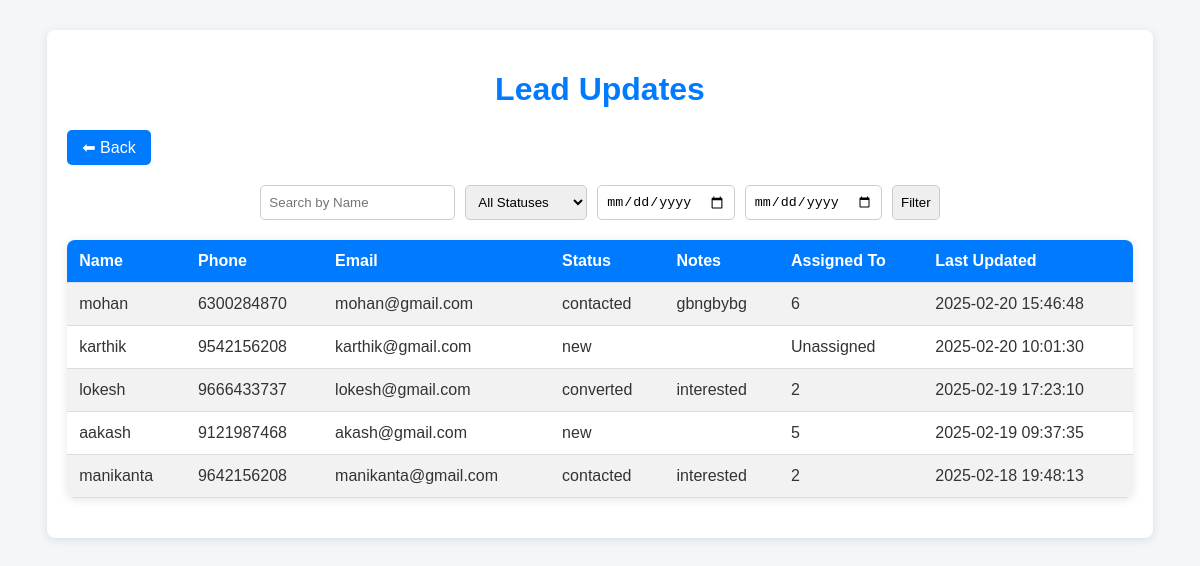
/lead_updates.php, run on the app's committed database.
### tables this page shows
CREATE TABLE `leads` (
  `id` int(11) NOT NULL,
  `name` varchar(100) NOT NULL,
  `phone` varchar(15) NOT NULL,
  `status` enum('new','contacted','converted','not interested') DEFAULT 'new',
  `notes` text DEFAULT NULL,
  `assigned_to` int(11) DEFAULT NULL,
  `email` varchar(255) DEFAULT NULL,
  `lead_name` varchar(255) DEFAULT NULL,
  `telecaller_id` int(11) DEFAULT NULL,
  `updated_at` timestamp NOT NULL DEFAULT current_timestamp() ON UPDATE current_timestamp()
);

### lead_updates.php (the view, shortened to what this page needs)
<?php
include('db_connection.php');
$name_filter = $_GET['name'] ?? '';
$start_date = $_GET['start_date'] ?? '';
$end_date = $_GET['end_date'] ?? '';
$query = "SELECT id, name, phone, email, status, notes, assigned_to, updated_at FROM leads WHERE 1";
$query .= " ORDER BY updated_at DESC";
$leads = $conn->query($query);
?>
<!DOCTYPE html>
<html lang="en">
<head>
</head>
<body>
    <div class="container">
        <h1>Lead Updates</h1>
        <a href="javascript:history.back()" class="back-btn">⬅ Back</a>
        <form method="GET" class="filters">
            <input type="text" name="name" placeholder="Search by Name" value="<?= htmlspecialchars($name_filter) ?>">
            <select name="status">
                <option value="">All Statuses</option>
            </select>
            <input type="date" name="start_date" value="<?= htmlspecialchars($start_date) ?>">
            <input type="date" name="end_date" value="<?= htmlspecialchars($end_date) ?>">
            <button type="submit">Filter</button>
        </form>
        <table>
            <tr>
                <th>Name</th>
                <th>Phone</th>
                <th>Email</th>
                <th>Status</th>
                <th>Notes</th>
                <th>Assigned To</th>
                <th>Last Updated</th>
            </tr>
            <?php while ($lead = $leads->fetch_assoc()): ?>
                <tr>
                    <td><?= htmlspecialchars($lead['name']); ?></td>
                    <td><?= htmlspecialchars($lead['phone']); ?></td>
                    <td><?= htmlspecialchars($lead['email']); ?></td>
                    <td><?= htmlspecialchars($lead['status']); ?></td>
                    <td><?= htmlspecialchars($lead['notes']); ?></td>
                    <td><?= htmlspecialchars($lead['assigned_to'] ?? 'Unassigned'); ?></td>
                    <td><?= htmlspecialchars($lead['updated_at']); ?></td>
                </tr>
            <?php endwhile; ?>
        </table>
    </div>
</body>
</html>

### lead_updates.php (style rules this page uses)
body { font-family: Arial, sans-serif; background-color: #f4f7fa; color: #333; }
.container { width: 90%; margin: 30px auto; background-color: #fff; padding: 20px; border-radius: 8px; box-shadow: 0 2px 10px rgba(0, 0, 0, 0.1); }
h1 { text-align: center; color: #007bff; }
.filters { display: flex; gap: 10px; justify-content: center; margin-bottom: 20px; }
.filters input, .filters select, .filters button { padding: 8px; border: 1px solid #ccc; border-radius: 5px; }
table { width: 100%; border-collapse: collapse; margin: 20px 0; font-size: 1rem; border-radius: 8px; overflow: hidden; box-shadow: 0 2px 10px rgba(0, 0, 0, 0.1); }
table th, table td { padding: 12px; text-align: left; border-bottom: 1px solid #ddd; }
table th { background-color: #007bff; color: #fff; }
table tr:nth-child(even) { background-color: #f2f2f2; }
.back-btn { display: inline-block; margin-bottom: 20px; padding: 8px 15px; background: #007bff; color: white; text-decoration: none; border-radius: 5px; }

### data on the page
leads: name "mohan", phone "6300284870", email "mohan@gmail.com", status "contacted", notes "gbngbybg", assigned_to "6", updated_at "2025-02-20 15:46:48"
leads: name "karthik", phone "9542156208", email "karthik@gmail.com", status "new", assigned_to "Unassigned", updated_at "2025-02-20 10:01:30"
leads: name "lokesh", phone "9666433737", email "lokesh@gmail.com", status "converted", notes "interested", assigned_to "2", updated_at "2025-02-19 17:23:10"
leads: name "aakash", phone "9121987468", email "akash@gmail.com", status "new", assigned_to "5", updated_at "2025-02-19 09:37:35"
leads: name "manikanta", phone "9642156208", email "manikanta@gmail.com", status "contacted", notes "interested", assigned_to "2", updated_at "2025-02-18 19:48:13"
